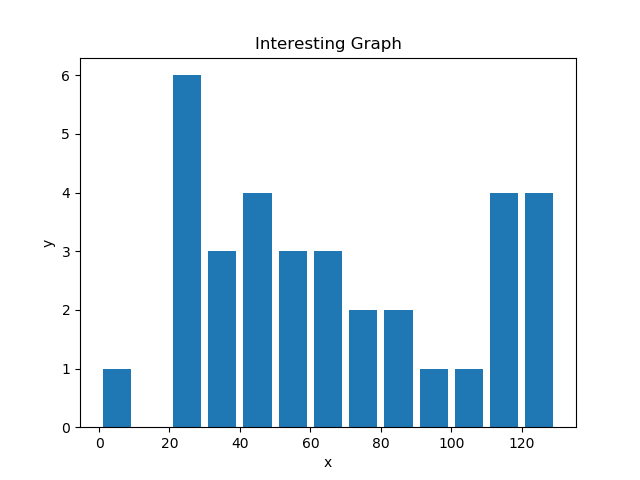

Python code for this plot:
# -*- coding: utf-8 -*-


import matplotlib.pyplot as plt

# 柱状图
population_ages = [
    22, 55, 62, 45, 21, 22, 34, 42, 4, 99, 102, 110, 120, 121, 122, 130, 111, 115, 112, 80,
    75, 64, 89, 23, 54, 44, 42, 28, 33, 69, 70, 36, 22, 56
]

bins = [0, 10, 20, 30, 40, 50, 60, 70, 80, 90, 100, 110, 120, 130]

plt.hist(population_ages, bins, histtype='bar', rwidth=0.8)
plt.xlabel('x')
plt.ylabel('y')
plt.title('Interesting Graph')

plt.savefig('matplotlib_04.png')
plt.show()
